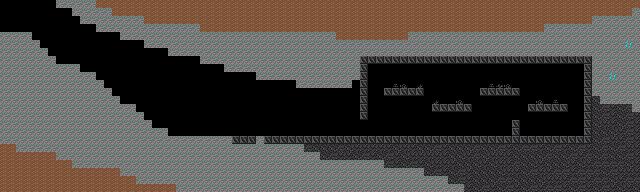

Rendered tile map (Tiled .tmx) drawn with the repository's tilesets; below, a short description and the map source with its tile grids summarised:
An orthogonal 80x24 tile map with 8x8 px tiles, 2 tile layers (Tile Layer 1, Tile Layer 2).

<map version="1.0" orientation="orthogonal" width="80" height="24" tilewidth="8" tileheight="8">
 <tileset firstgid="1" source="MIB Tiles.tsx" />
 <layer name="Tile Layer 1" width="80" height="24">
  <data>[1920 cells, 1373 non-empty, 7 distinct tile ids]</data>
 </layer>
 <layer name="Tile Layer 2" width="80" height="24">
  <data>[1920 cells, 10 non-empty, 4 distinct tile ids]</data>
 </layer>
</map>